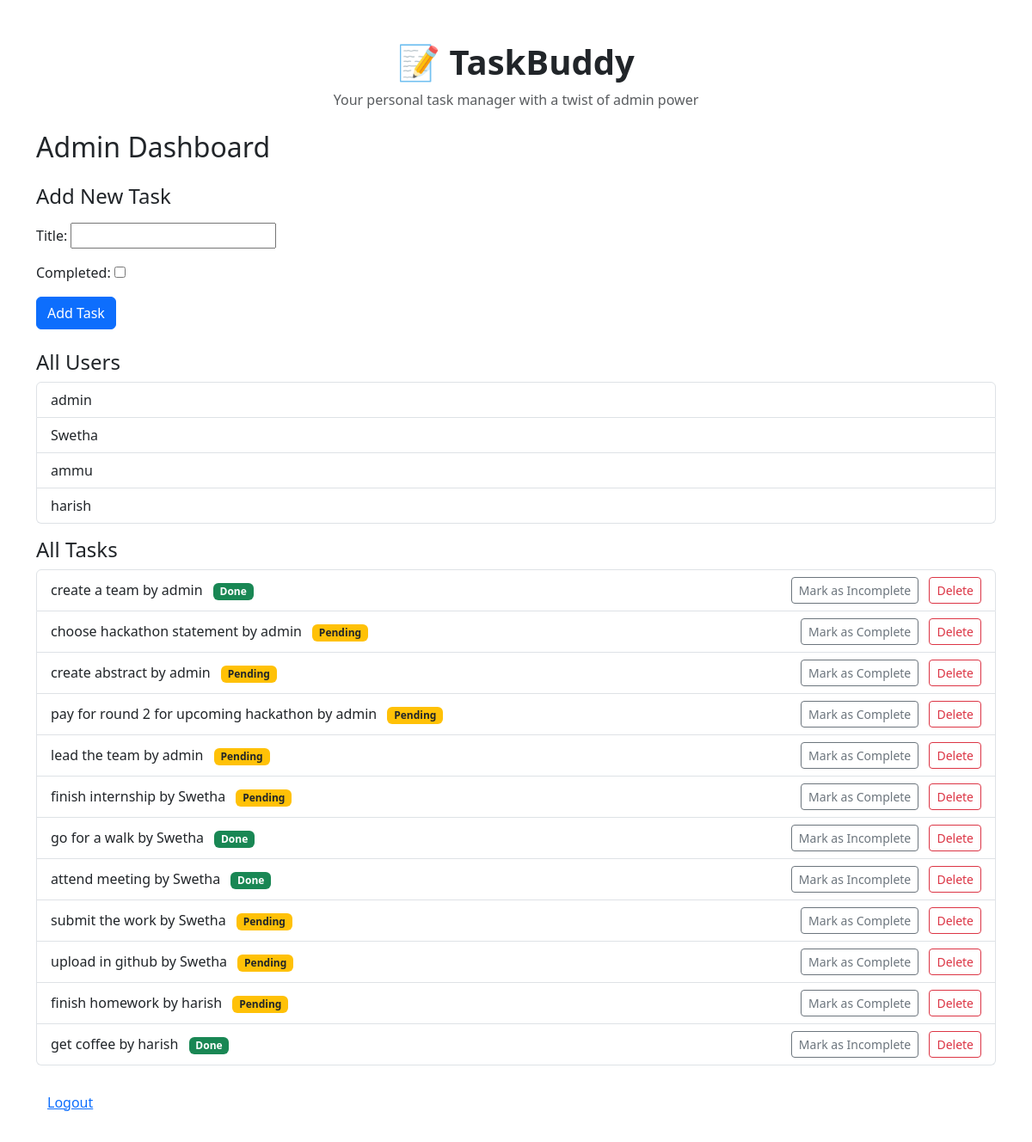
The app's page / (signed in) with its own data.
### taskbuddy/models.py (models this page shows, shortened)
class Task(models.Model):
    title = models.CharField(max_length=255)
    completed = models.BooleanField(default=False)
    user = models.ForeignKey(User, on_delete=models.CASCADE)

### taskbuddy/views.py (the view, shortened to what this page needs)
# urls.py: path('', views.home, name='home'),
@login_required
def home(request):
    if request.method == 'POST':
        form = TaskForm(request.POST)
        if form.is_valid():
            task = form.save(commit=False)
            task.user = request.user
            task.save()
            return redirect('home')
    else:
        form = TaskForm()
    if request.user.is_superuser:
        users = User.objects.all()
        tasks = Task.objects.select_related('user')
        return render(request, 'home.html', {
            'users': users,
            'tasks': tasks,
            'admin': True,
            'form': form
        })

### taskbuddy/forms.py
class TaskForm(forms.ModelForm):
    class Meta:
        model = Task
        fields = ['title', 'completed']

### taskbuddy/templates/taskbuddy/home.html (shortened to what this page needs)
{% extends 'base.html' %}
{% block content %}
<h2 class="mb-4">{% if admin %}Admin Dashboard{% else %}Your Tasks{% endif %}</h2>
<h4 class="mb-3">Add New Task</h4>
<form method="POST" class="mb-4">
  {{ form.as_p }}
  <button type="submit" class="btn btn-primary">Add Task</button>
</form>
{% if admin %}
  <h4 class="mt-4">All Users</h4>
  <ul class="list-group mb-3">
    {% for user in users %}
      <li class="list-group-item">{{ user.username }}</li>
    {% endfor %}
  </ul>
  <h4>All Tasks</h4>
  <ul class="list-group">
    {% for task in tasks %}
      <li class="list-group-item d-flex justify-content-between align-items-center">
        <span>
          {{ task.title }} by {{ task.user.username }}
          {% if task.completed %}<span class="badge bg-success ms-2">Done</span>{% else %}<span class="badge bg-warning text-dark ms-2">Pending</span>{% endif %}
        </span>
        <span>
          <form action="{% url 'toggle_task' task.id %}" method="POST" class="d-inline">
            <button class="btn btn-sm btn-outline-secondary" type="submit">
              {% if task.completed %}Mark as Incomplete{% else %}Mark as Complete{% endif %}
            </button>
          </form>
          <form action="{% url 'delete_task' task.id %}" method="POST" class="d-inline ms-2">
            <button class="btn btn-sm btn-outline-danger" type="submit">Delete</button>
          </form>
        </span>
      </li>
    {% endfor %}
  </ul>
{% endif %}
<a href="{% url 'logout' %}" class="btn btn-link mt-4">Logout</a>
{% endblock %}

### taskbuddy/templates/taskbuddy/base.html (shortened to what this page needs)
<!DOCTYPE html>
<html lang="en">
<head>
  <link href="https://cdn.jsdelivr.net/npm/bootstrap@5.3.0/dist/css/bootstrap.min.css" rel="stylesheet">
</head>
<body class="container py-5">
  <header class="mb-4 text-center">
    <h1 class="fw-bold">📝 TaskBuddy</h1>
    <p class="text-muted">Your personal task manager with a twist of admin power</p>
  </header>
  {% block content %}{% endblock %}
</body>
</html>

### records on screen
Task: title "create a team", user.username "admin", completed "Done"
Task: title "choose hackathon statement", user.username "admin", completed "Pending"
Task: title "create abstract", user.username "admin", completed "Pending"
Task: title "pay for round 2 for upcoming hackathon", user.username "admin", completed "Pending"
Task: title "lead the team", user.username "admin", completed "Pending"
Task: title "finish internship", user.username "Swetha", completed "Pending"
Task: title "go for a walk", user.username "Swetha", completed "Done"
Task: title "attend meeting", user.username "Swetha", completed "Done"
Task: title "submit the work", user.username "Swetha", completed "Pending"
Task: title "upload in github", user.username "Swetha", completed "Pending"
Task: title "finish homework", user.username "harish", completed "Pending"
Task: title "get coffee", user.username "harish", completed "Done"

### other values on screen
{{ user.username }} "admin"
{{ user.username }} "Swetha"
{{ user.username }} "ammu"
{{ user.username }} "harish"
